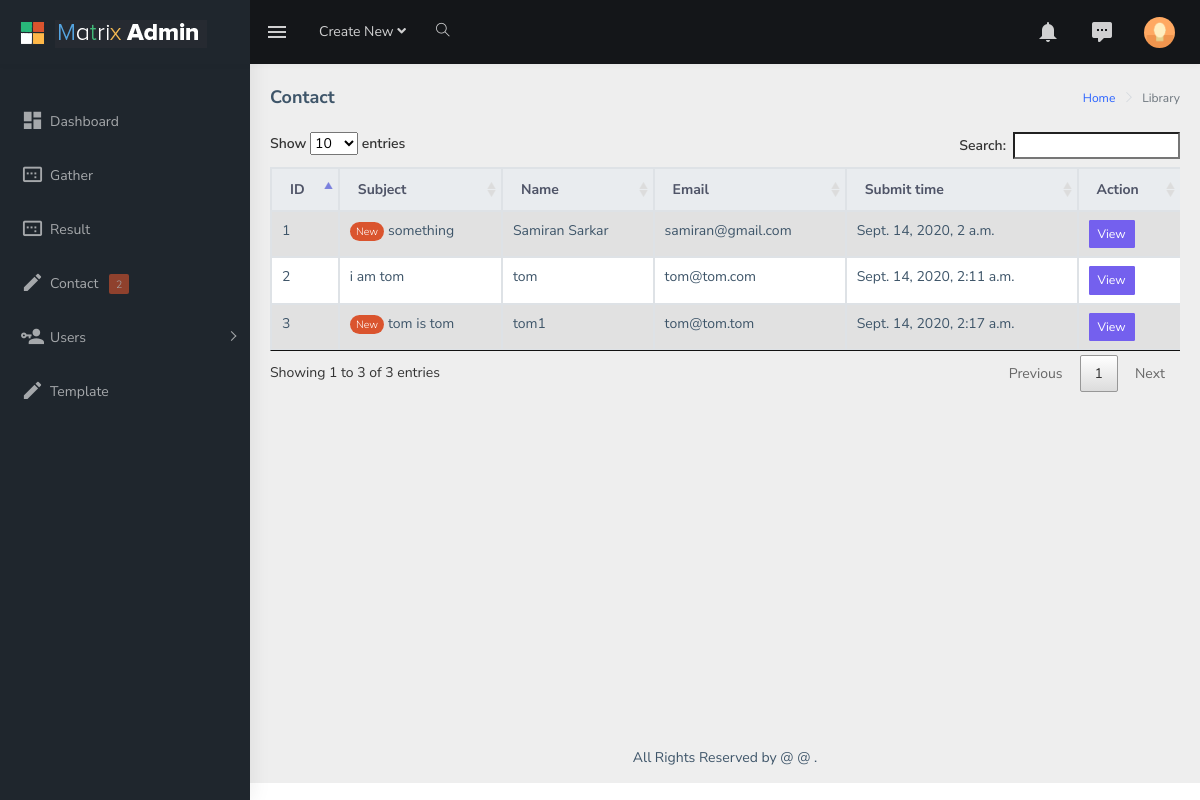
Page /myadmin/contact/page-1 on the earlier database version.
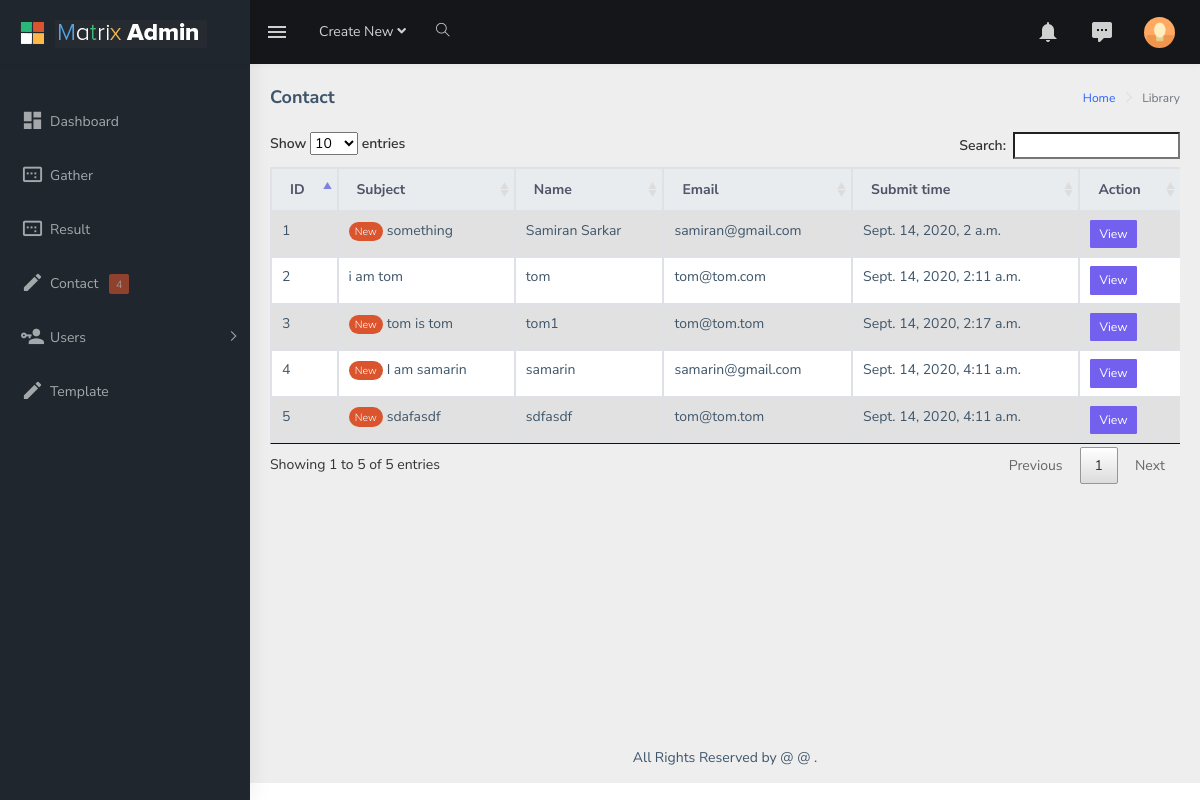
Same page on the later database version.
### core/models.py (models this page shows)
class ContactUs(models.Model):
    name = models.CharField(max_length=100)
    email_address = models.EmailField(max_length=150)
    subject = models.CharField(max_length=255)
    message = models.TextField()
    isRead = models.BooleanField(default=False)
    submit_date = models.DateTimeField(default=timezone.now())

### adminpanel/views.py (the view)
# urls.py: path( 'contact/page-<int:page>', views.Contact.as_view(), name = 'contact' ),
class Contact(generic.View):
    template = loader.get_template('admin/contact.html')
    def get(self,*args,**kwargs):
        page = kwargs['page']
        messages = ContactUs.objects.all()
        unit = 15
        total = len(messages)
        pageCount = total / unit
        if total % unit > 0 :
            pageCount = pageCount+1
        context = {
            'messages' : messages,
            'page' : page,
            'pagecount' : pageCount,
            'unreadmessages' : len(ContactUs.objects.filter(isRead=False))
        }
        return HttpResponse(self.template.render(context,self.request))

### templates/admin/contact.html (shortened to what this page needs)
{% extends "admin/adminbase.html" %}
{% load static %}
{% block css %}
<link rel = "stylesheet" type = "text/css" href = "{% static 'datatable/css/jquery.dataTables.css' %}"/>
{% endblock %}
{% block pagetitle %} Contact {% endblock %}
{% block content %}
<div class="table-responsive">
<table id = "table" class = "table table-striped table-bordered">
    <thead class = "thead-light">
        <tr>
            <th>ID</th>
            <th>Subject</th>
            <th>Name</th>
            <th>Email</th>
            <th>Submit time</th>
            <th>Action</th>
        </tr>
    </thead>
    <tbody>
        {% for msg in messages %}
        <tr>
            <td>{{ forloop.counter }}</td>
            <td>
                {% if msg.isRead == False %}
                <span class="badge badge-pill badge-danger">New</span>
                {% endif %}
                {{ msg.subject }}
            </td>
            <td>{{ msg.name }}</td>
            <td>{{ msg.email_address }}</td>
            <td>{{ msg.submit_date }}</td>
            <td><button type="button" class="btn btn-primary btn-sm">View</button></td>
        </tr>
       {% endfor %}
    </tbody>
</table>
</div>
{% endblock %}

### templates/admin/adminbase.html (shortened to what this page needs)
<!DOCTYPE html>
{% load static %}
<html dir="ltr" lang="en">
<head>
    <link href="{% static 'admin/assets/libs/flot/css/float-chart.css'%} " rel="stylesheet">
    <link href="{% static 'admin/dist/css/style.min.css'%}" rel="stylesheet">
    {% block css %}
    {% endblock %}
</head>
<body>
    <div id="main-wrapper">
        <header class="topbar" data-navbarbg="skin5">
            <nav class="navbar top-navbar navbar-expand-md navbar-dark">
                <div class="navbar-header" data-logobg="skin5">
                    <a class="navbar-brand" href="index.html">
                        <b class="logo-icon p-l-10">
                            <img src="{% static 'admin/assets/images/logo-icon.png'%}" alt="homepage" class="light-logo" />
                        </b>
                        <span class="logo-text">
                             <img src="{% static 'admin/assets/images/logo-text.png'%}" alt="homepage" class="light-logo" />
                        </span>
                    </a>
                </div>
                <div class="navbar-collapse collapse" id="navbarSupportedContent" data-navbarbg="skin5">
                    <ul class="navbar-nav float-left mr-auto">
                        <li class="nav-item d-none d-md-block"><a class="nav-link sidebartoggler waves-effect waves-light" href="javascript:void(0)" data-sidebartype="mini-sidebar"><i class="mdi mdi-menu font-24"></i></a></li>
                        <li class="nav-item dropdown">
                            <a class="nav-link dropdown-toggle" href="#" id="navbarDropdown" role="button" data-toggle="dropdown" aria-haspopup="true" aria-expanded="false">
                             <span class="d-none d-md-block">Create New <i class="fa fa-angle-down"></i></span>
                            </a>
                        </li>
                        <li class="nav-item search-box"> <a class="nav-link waves-effect waves-dark" href="javascript:void(0)"><i class="ti-search"></i></a>
                        </li>
                    </ul>
                    <ul class="navbar-nav float-right">
                        <li class="nav-item dropdown">
                            <a class="nav-link dropdown-toggle waves-effect waves-dark" href="" data-toggle="dropdown" aria-haspopup="true" aria-expanded="false"> <i class="mdi mdi-bell font-24"></i>
                            </a>
                        </li>
                        <li class="nav-item dropdown">
                            <a class="nav-link dropdown-toggle waves-effect waves-dark" href="" id="2" data-toggle="dropdown" aria-haspopup="true" aria-expanded="false"> <i class="font-24 mdi mdi-comment-processing"></i>
                            </a>
                        </li>
                        <li class="nav-item dropdown">
                            <a class="nav-link dropdown-toggle text-muted waves-effect waves-dark pro-pic" href="" data-toggle="dropdown" aria-haspopup="true" aria-expanded="false"><img src="{% static 'admin/assets/images/users/1.jpg'%}" alt="user" class="rounded-circle" width="31"></a>
                        </li>
                    </ul>
                </div>
            </nav>
        </header>
        <aside class="left-sidebar" data-sidebarbg="skin5">
            <div class="scroll-sidebar">
                <nav class="sidebar-nav">
                    <ul id="sidebarnav" class="p-t-30">
                        <li class="sidebar-item"> <a class="sidebar-link waves-effect waves-dark sidebar-link" href="{% url 'dashboard' %}" aria-expanded="false"><i class="mdi mdi-view-dashboard"></i><span class="hide-menu">Dashboard</span></a></li>
                        <li class="sidebar-item"> <a class="sidebar-link waves-effect waves-dark sidebar-link" href="{% url 'gather' %}" aria-expanded="false"><i class="mdi mdi-relative-scale"></i><span class="hide-menu">Gather</span></a></li>
                        <li class="sidebar-item"> <a class="sidebar-link waves-effect waves-dark sidebar-link" href="{% url 'result' %}" aria-expanded="false"><i class="mdi mdi-relative-scale"></i><span class="hide-menu">Result</span></a></li>
                        <li class="sidebar-item"> <a class="sidebar-link waves-effect waves-dark sidebar-link" href="{% url 'contact' 1 %}" aria-expanded="false"><i class="mdi mdi-pencil"></i><span class="hide-menu">
                            Contact &nbsp;
                        {% if unreadmessages %}
                        <span class="badge badge-danger">&nbsp;{{unreadmessages}}&nbsp;</span>
                        {% endif %}
                        </span></a></li>
                        <li class="sidebar-item"> <a class="sidebar-link has-arrow waves-effect waves-dark" href="javascript:void(0)" aria-expanded="false"><i class="mdi mdi-account-key"></i><span class="hide-menu">Users </span></a>
                        </li>
                        <li class="sidebar-item"> <a class="sidebar-link waves-effect waves-dark sidebar-link" href="{% url 'template' %}" aria-expanded="false"><i class="mdi mdi-pencil"></i><span class="hide-menu">Template</span></a></li>
                    </ul>
                </nav>
            </div>
        </aside>
        <div class="page-wrapper">
             <div class="page-breadcrumb">
                <div class="row">
                    <div class="col-12 d-flex no-block align-items-center">
                        <h4 class="page-title">{% block pagetitle %}{% endblock %}</h4>
                        <div class="ml-auto text-right">
                            <nav aria-label="breadcrumb">
                                <ol class="breadcrumb">
                                    <li class="breadcrumb-item"><a href="#">Home</a></li>
                                    <li class="breadcrumb-item active" aria-current="page">Library</li>
                                </ol>
                            </nav>
                        </div>
                    </div>
                </div>
            </div>
            <div class="container-fluid">
                <div class="row">
                    <div class="col-md-12">
                        {% block content %}
                        {% endblock %}
                    </div>
                </div>
            </div>
            <footer class="footer text-center">
                All Rights Reserved by @ @ </a>.
            </footer>
        </div>
    </div>
</body>
</html>

Differences in the rows shown:
added ContactUs: isRead "New", subject "I am samarin", name "samarin", email_address "samarin@gmail.com", submit_date "Sept. 14, 2020, 4:11 a.m."
added ContactUs: isRead "New", subject "sdafasdf", name "sdfasdf", email_address "tom@tom.tom", submit_date "Sept. 14, 2020, 4:11 a.m."
Other differences:
{{ unreadmessages }}: "2" → "4"
text written by a page script: "Show entries Search: Showing 1 to 3 of 3 entries Previous 1 Next" → "Show entries Search: Showing 1 to 5 of 5 entries Previous 1 Next"
